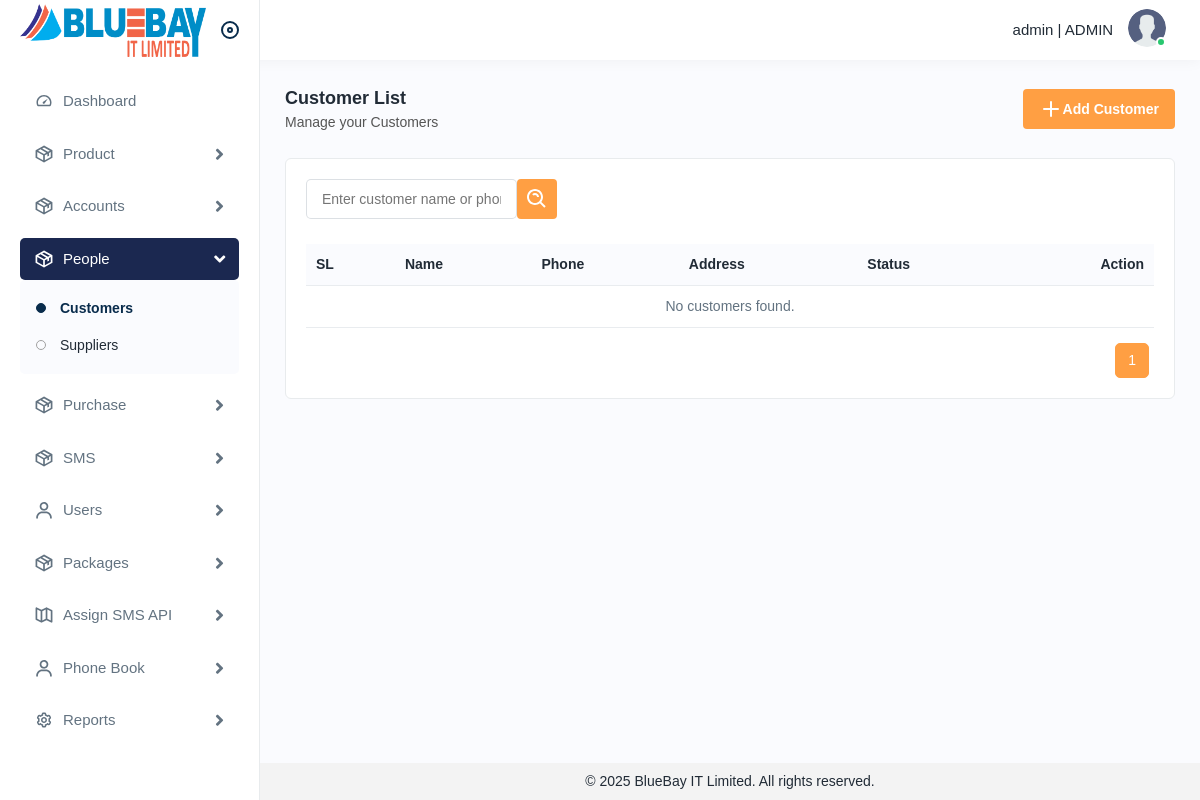
Page /people/customers/ (signed in) on the earlier database version.
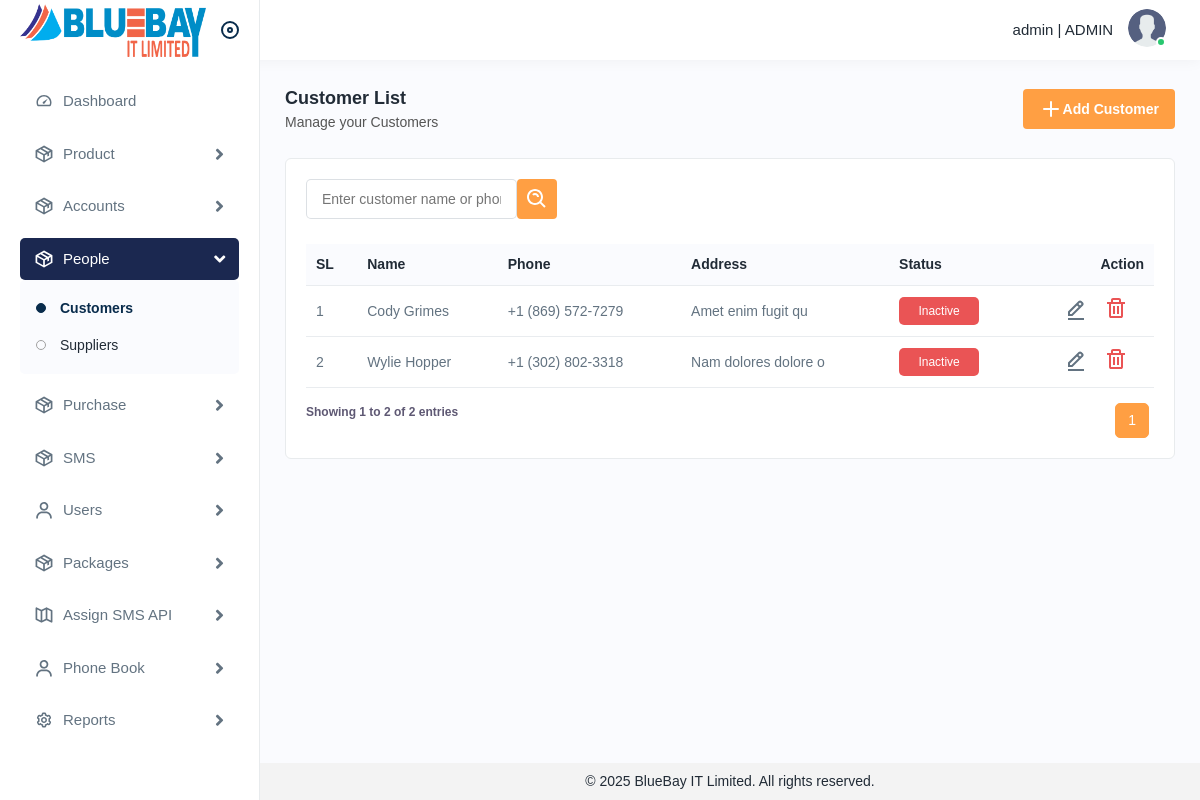
Same page on the later database version.
### authentication/models.py (models this page shows, shortened)
class Customer(BaseModel):
    name = models.CharField(max_length=255)
    phone = models.CharField(max_length=20)
    address = models.TextField(blank=True, null=True)
    is_active = models.BooleanField(default=True)

### authentication/views/customer_views.py (the view)
# urls.py: path('customers/', views.CustomerListView.as_view(), name='customer_list'),
class CustomerListView(LoginRequiredMixin, OwnerFilterMixin, ListView):
    model = Customer
    template_name = 'customer/list.html'
    context_object_name = 'customer_list'
    def get_queryset(self):
        qs = super().get_queryset()
        search = self.request.GET.get('search_input', '').strip()
        if search:
            qs = qs.filter(Q(name__icontains=search) | Q(phone__icontains=search))
        return qs
    def get_context_data(self, **kwargs):
        context = super().get_context_data(**kwargs)
        context['search'] = self.request.GET.get('search', '')
        queryset = context.get('customer_list')
        paginator = Paginator(queryset, 50)
        page_number = self.request.GET.get('page')
        page_obj = paginator.get_page(page_number)
        context['customer_list'] = page_obj
        return context
    def render_to_response(self, context, **response_kwargs):
        if self.request.headers.get('x-requested-with') == 'XMLHttpRequest':
            html = render_to_string('customer/_table_fragment.html', context=context, request=self.request)
            return JsonResponse({'html': html})
        return super().render_to_response(context, **response_kwargs)

### authentication/views/customer_views.py (called while the page is built)
    def get_queryset(self):
        qs = super().get_queryset()
        user = self.request.user
        if not getattr(user, 'role', None) or getattr(user.role, 'name', '').upper() != 'ADMIN':
            qs = qs.filter(created_by=user)
        return qs

### utils/base_model.py (called while the page is built)
    def get_queryset(self):
        return SoftDeletionQuerySet(self.model, using=self._db).filter(
            deleted_at__isnull=True
        )

### authentication/templates/customer/list.html (shortened to what this page needs)
{% extends 'base.html' %}
{% load static %}
{% block base %}
<div class="page-wrapper">
    <div class="content">
        <div class="page-header">
            <div class="page-title">
                <h4>Customer List</h4>
                <h6>Manage your Customers</h6>
            </div>
            <div class="page-btn">
                <a href="{% url 'customer_create' %}" class="btn btn-added">
                    <img src="{% static 'img/icons/plus.svg' %}" alt="img"> Add Customer
                </a>
            </div>
        </div>
        <div class="card">
            <div class="card-body">
                <form id="filterForm" method="get" action="{% url 'customer_list' %}">
                    <div class="table-top">
                        <div class="search-set">
                            <div class="form-group mb-0">
                                <input type="text" name="search_input" placeholder="Enter customer name or phone" value="{% if filter_search_input %}{{ filter_search_input }}{% endif%}">
                            </div>
                            <div class="col-lg-2 col-sm-6 col-12 pl-3">
                                <div class="form-group mb-0">
                                    <button type="submit" class="btn btn-filters"><img src="{% static 'img/icons/search-whites.svg' %}" alt="img"></button>
                                </div>
                            </div>
                        </div>
                    </div>
                </form>
                {% include 'customer/_table_fragment.html' %}
            </div>
        </div>
    </div>
</div>
{% endblock base %}

### authentication/templates/customer/_table_fragment.html (shortened to what this page needs)
{% load static %}
<div id="customer-list">
    <div class="table-responsive">
        <table class="table">
            <thead>
                <tr>
                    <th>SL</th>
                    <th>Name</th>
                    <th>Phone</th>
                    <th>Address</th>
                    <th>Status</th>
                    <th class="text-end">Action</th>
                </tr>
            </thead>
            <tbody>
                {% for customer in customer_list %}
                    <tr>
                        <td>{{ customer_list.start_index|add:forloop.counter0 }}</td>
                        <td>{{ customer.name }}</td>
                        <td>{{ customer.phone }}</td>
                        <td>{{ customer.address|default:"N/A" }}</td>
                        <td>
                            {% if customer.is_active %}
                                <span class="bg-lightgreen badges">Active</span>
                            {% else %}
                                <span class="bg-lightred badges">Inactive</span>
                            {% endif %}
                        </td>
                        <td class="text-end">
                            <a class="me-3" href="{% url 'customer_update' customer.id %}">
                                <img src="{% static 'img/icons/edit.svg' %}" alt="img">
                            </a>
                            <a class="me-3 confirm-text delete-btn" href="#" data-url="{% url 'customer_delete' customer.id %}">
                                <img src="{% static 'img/icons/delete.svg' %}" alt="img">
                            </a>
                        </td>
                    </tr>
                {% empty %}
                    <tr>
                        <td colspan="6" class="text-center">No customers found.</td>
                    </tr>
                {% endfor %}
            </tbody>
        </table>
    </div>
    <div class="pagination-container d-flex justify-content-between">
        <div class="pagination table-info">
            {% if customer_list %}
                <p>
                    Showing
                    {{ customer_list.start_index }}
                    to
                    {{ customer_list.end_index }}
                    of
                    {{ customer_list.paginator.count }}
                    entries
                </p>
            {% endif %}
        </div>
        <nav aria-label="Page navigation">
            <ul class="pagination">
                {% for num in customer_list.paginator.page_range %}
                    {% if customer_list.number < 5 %}
                        {% if num <= 5 %}
                            <li class="page-item {% if customer_list.number == num %}active{% endif %}">
                                <a class="page-link" href="?page={{ num }}" data-page="{{ num }}">{{ num }}</a>
                            </li>
                        {% endif %}
                    {% else %}
                        {% if num >= customer_list.number|add:-1 and num <= customer_list.number|add:1 %}
                            <li class="page-item {% if customer_list.number == num %}active{% endif %}">
                                <a class="page-link" href="?page={{ num }}" data-page="{{ num }}">{{ num }}</a>
                            </li>
                        {% endif %}
                    {% endif %}
                {% endfor %}
            </ul>
        </nav>
    </div>
</div>

Differences in the rows shown:
added Customer: start_index|add "1", name "Cody Grimes", phone "+1 (869) 572-7279", address "Amet enim fugit qu", is_active "Inactive"
added Customer: start_index|add "2", name "Wylie Hopper", phone "+1 (302) 802-3318", address "Nam dolores dolore o", is_active "Inactive"
Other differences:
{{ customer_list.start_index }}: (not shown) → "1"
{{ customer_list.end_index }}: (not shown) → "2"
{{ customer_list.paginator.count }}: (not shown) → "2"
text no longer shown: "No customers found."
text now shown: "Showing to of entries"
